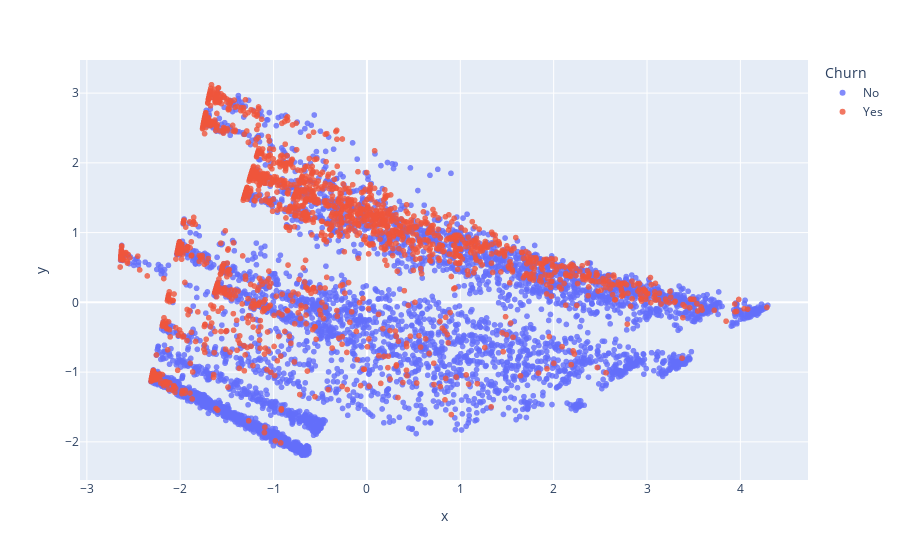

Here is the notebook cell this chart was saved with:
### Code cell
import plotly.express as px
from sklearn.decomposition import PCA

X_scaled = StandardScaler().fit_transform(df[numeric_features])
X_pca = PCA(n_components=2).fit_transform(X_scaled)

fig = px.scatter(df, x=X_pca[:, 0], y=X_pca[:, 1], color="Churn", opacity=0.8)
fig.show()

### Figure 1 — Plotly figure (JSON) as saved in the notebook; plotly's stock layout.template omitted (floating-point values rounded to 4 significant figures; data arrays with more than 128 entries replaced by an {"elided": "..."} marker saying what was removed)
{"data": [{"hovertemplate": "Churn=No<br>x=%{x}<br>y=%{y}<extra></extra>", "legendgroup": "No", "marker": {"color": "#636efa", "opacity": 0.8, "symbol": "circle"}, "mode": "markers", "name": "No", "showlegend": true, "x": {"elided": "5174 float values"}, "xaxis": "x", "y": {"elided": "5174 float values"}, "yaxis": "y", "type": "scattergl"}, {"hovertemplate": "Churn=Yes<br>x=%{x}<br>y=%{y}<extra></extra>", "legendgroup": "Yes", "marker": {"color": "#EF553B", "opacity": 0.8, "symbol": "circle"}, "mode": "markers", "name": "Yes", "showlegend": true, "x": {"elided": "1869 float values"}, "xaxis": "x", "y": {"elided": "1869 float values"}, "yaxis": "y", "type": "scattergl"}], "layout": {"xaxis": {"anchor": "y", "domain": [0.0, 1.0], "title": {"text": "x"}}, "yaxis": {"anchor": "x", "domain": [0.0, 1.0], "title": {"text": "y"}}, "legend": {"title": {"text": "Churn"}, "tracegroupgap": 0}, "margin": {"t": 60}}}
